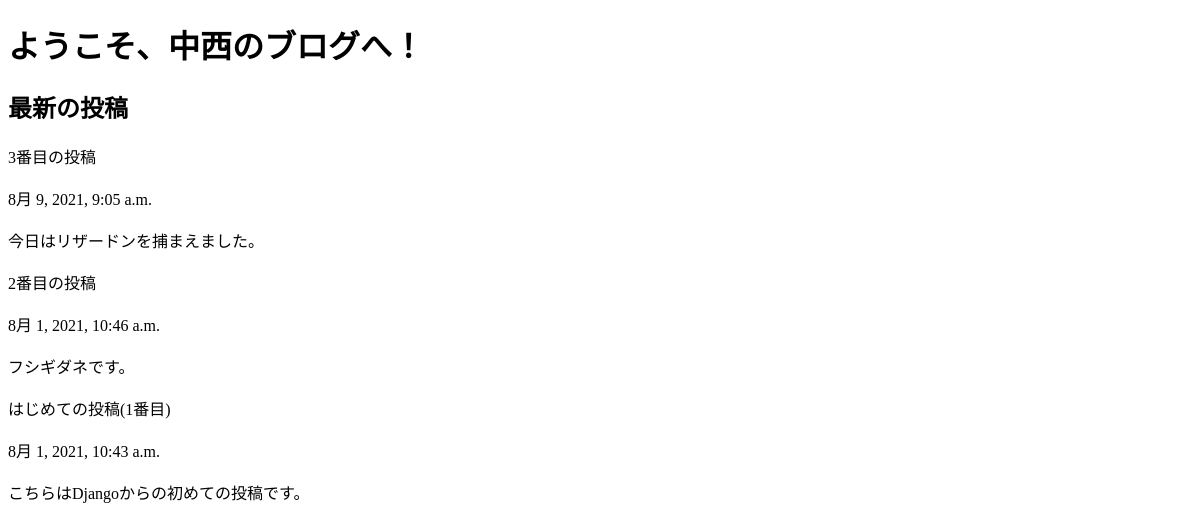
The app's page /posts/, older data.
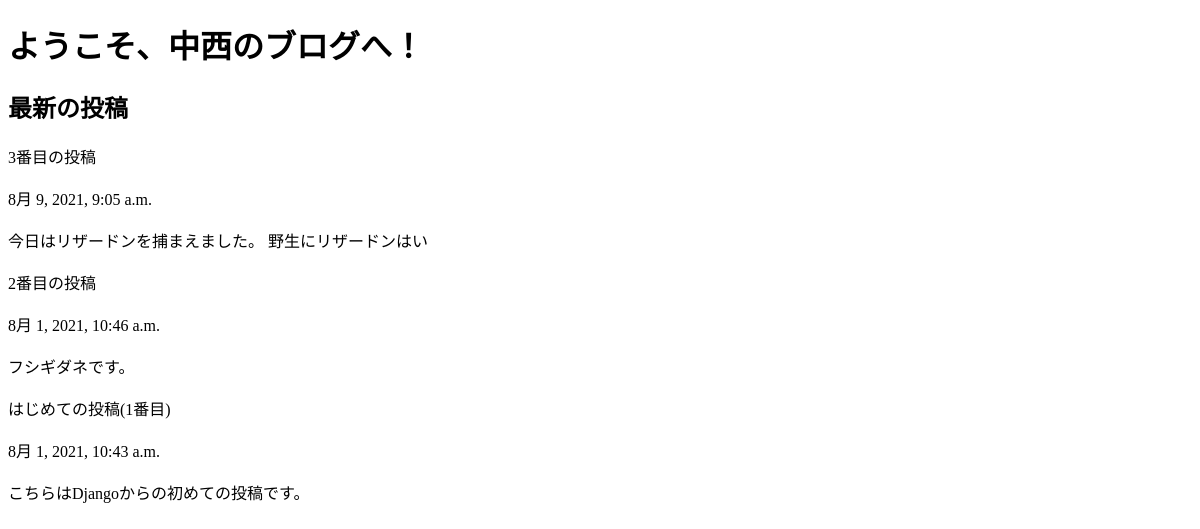
The same page, newer data.
### posts/models.py (models this page shows, shortened)
class Post(models.Model):
  title = models.CharField(max_length=100)
  published = models.DateTimeField()
  image = models.ImageField(upload_to='media/')
  body = models.TextField()
  def summary(self):
    return self.body[:30]

### posts/views.py (the view)
def index(request):
  posts = Post.objects.order_by('-published')
  return render(request, 'posts/index.html', {'posts': posts})

### posts/templates/posts/index.html (shortened to what this page needs)
<!DOCTYPE html>
<html lang="ja-jp">
  <head>
  </head>
  <body>
    <h1>ようこそ、中西のブログへ！</h1>
    <h2>最新の投稿</h2>
    {% for post in posts.all %}
      {{ post.title }}
      <br /><br />
      {{ post.published }}
      <br /><br />
      {{ post.summary }}
      <br /><br />
    {% endfor %}
  </body>
</html>

Row changes from the older to the newer data that the page shows:
changed Post "3番目の投稿": summary "今日はリザードンを捕まえました。" → "今日はリザードンを捕まえました。 野生にリザードンはい"
